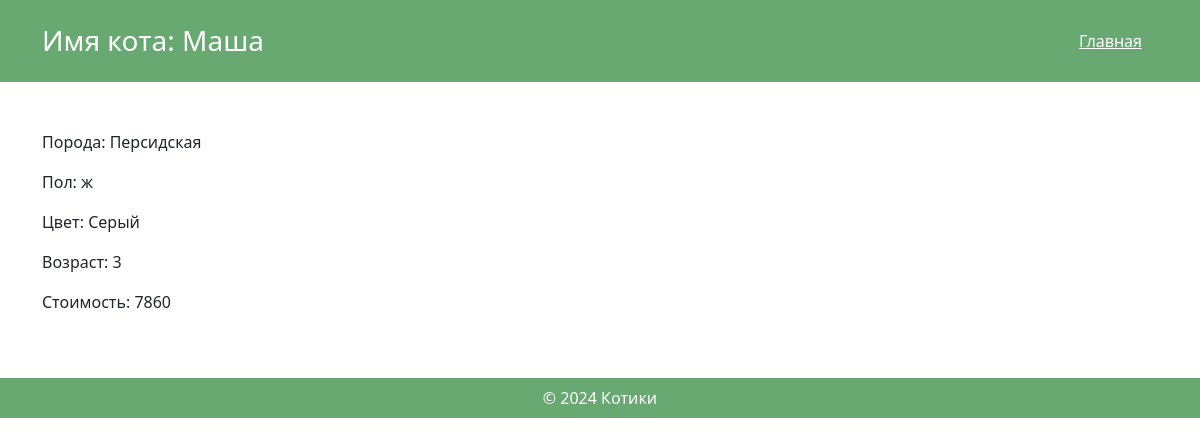
/4, run on the app's committed database.
### CatModels.py (models this page shows)
class Cats(db.Model):
    __tablename__ = 'cats'
    id = db.Column(db.Integer, primary_key=True, autoincrement=True)
    name = db.Column(db.String(80), nullable=False)
    breed = db.Column(db.String(80), nullable=False)
    gender = db.Column(db.String(80), nullable=False)
    color = db.Column(db.String(80), nullable=False)
    age = db.Column(db.Integer, nullable=False)
    cats_position = db.relationship('CatsPosition', backref='cats', cascade='all, delete-orphan', lazy='dynamic')

class CatsPosition(db.Model):
    __tablename__ = 'catsPosition'
    id = db.Column(db.Integer, primary_key=True, autoincrement=True)
    date = db.Column(db.Date, nullable=False)
    cost = db.Column(db.Integer, nullable=False)
    cats_id = db.Column(db.Integer, db.ForeignKey('cats.id'), nullable=False)

### main.py (the view)
@app.route('/<int:id_cat>')
def cat_view(id_cat):
    cat = get_one_cat(id_cat)
    cat_pos = get_one_cat_position(id_cat)
    if cat == 404 or cat_pos == 404:
        abort(404)
    try:
        add_log('view cat', datetime.today(), get_user_role())
        if get_user_role() == 'user':
            return render_template('catPage.html', cat=cat, cat_pos=cat_pos, user=True)
        elif get_user_role() == 'admin':
            return render_template('catPage.html', cat=cat, cat_pos=cat_pos, admin=True)
    except AttributeError:
        return render_template('catPage.html', cat=cat, cat_pos=cat_pos)

### CatModels.py (called while the page is built)
def get_one_cat(id):
    try:
        cat = Cats.query.filter_by(id=id).all()[0]
    except IndexError:
        cat = 404
    return cat

def get_one_cat_position(id):
    try:
        cat = CatsPosition.query.filter_by(cats_id=id).all()[0]
    except IndexError:
        cat = 404
    return cat

### main.py (called while the page is built)
def get_user_role():
    return current_user._get_current_object().role

### templates/catPage.html (shortened to what this page needs)
<!DOCTYPE html>
<html lang="ru">
<head>
    <link rel="stylesheet" href="static/css/main.css">
    <link href="https://cdn.jsdelivr.net/npm/bootstrap@5.1.3/dist/css/bootstrap.min.css" rel="stylesheet">
    <link href="https://cdnjs.cloudflare.com/ajax/libs/font-awesome/6.0.0-beta3/css/all.min.css" rel="stylesheet">
</head>
<body>
<header class="text-white p-4">
    <div class="container">
        <div class="d-flex justify-content-between align-items-center flex-column flex-lg-row">
            <h1 class="h3 mb-3 mb-lg-0">Имя кота: {{ cat.name }}</h1>
            <nav class="d-flex flex-column flex-lg-row align-items-center">
            <a href="/" class="text-white mb-2 mb-lg-0 me-0 me-lg-3">Главная</a>
            </nav>
        </div>
    </div>
</header>
<main class="py-5">
    <div class="container">
        <p>Порода: {{ cat.breed }}</p>
        <p>Пол: {{ cat.gender }}</p>
        <p>Цвет: {{ cat.color }}</p>
        <p>Возраст: {{ cat.age }}</p>
        <p>Стоимость: {{ cat_pos.cost }}</p>
    </div>
</main>
<footer class="text-white p-2 text-center">
    &copy; 2024 Котики
</footer>
</body>
</html>

### static/css/main.css (style rules this page uses)
body { margin: 0; font-family: Arial, sans-serif; }
header, footer { background-color: #68a871; color: white; }

### data on the page
Cats: name "Маша", breed "Персидская", gender "ж", color "Серый", age "3"
CatsPosition: cost "7860"
